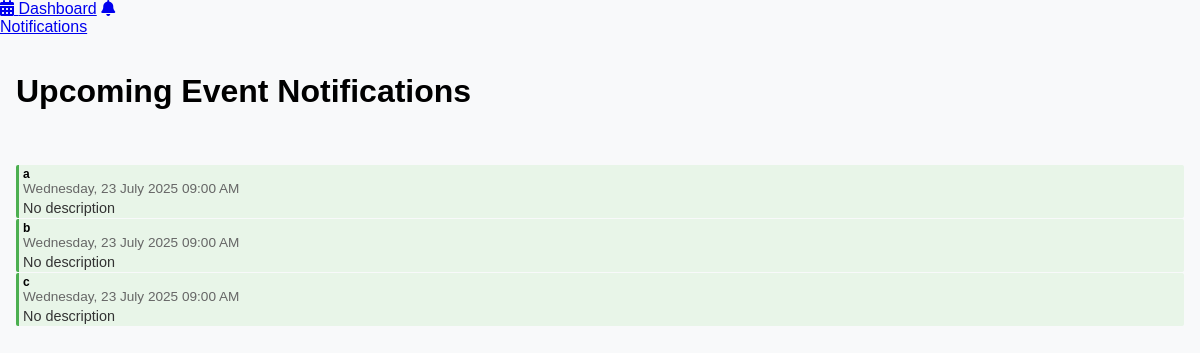
The page /notifications (signed in) on the database as committed earlier.
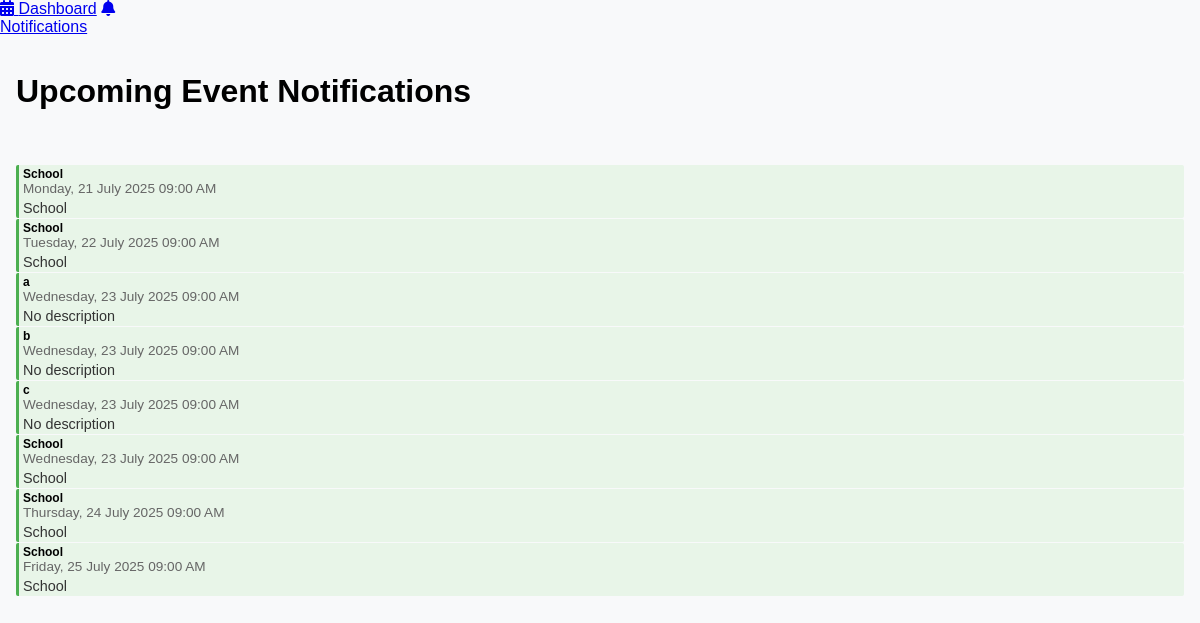
The same page on the database as committed later.
### models/event.py (models this page shows)
class Event(db.Model):
    __tablename__ = 'events'
    id = db.Column(db.Integer, primary_key=True)
    title = db.Column(db.String(150), nullable=False)
    description = db.Column(db.String(300))
    priority = db.Column(db.Integer, default=0)
    tags = db.Column(db.String(100))
    start_time = db.Column(db.DateTime)
    end_time = db.Column(db.DateTime)
    is_recurring = db.Column(db.Boolean, default=False, nullable=False)
    recurrence_group_id = db.Column(db.String(36), nullable=True, index=True)
    notifications_silenced = db.Column(db.Boolean, default=False, nullable=False)
    creator_id = db.Column(db.Integer, db.ForeignKey('users.id'))

### app.py (the view, shortened to what this page needs)
    @app.route('/notifications', methods=['GET'])
    def notifications():
        if 'user_id' not in session:
            return redirect(url_for('unauthorized'))
        from models.user import User
        from models.event import Event
        from models.notifications import Notification
        from datetime import datetime, timedelta
        user = db.session.get(User, session['user_id'])
        if not user:
            return redirect(url_for('unauthorized'))
        now = datetime.utcnow()
        week_from_now = now + timedelta(days=7)
        upcoming_events = Event.query.filter(
            Event.start_time >= now,
            Event.start_time <= week_from_now,
            Event.notifications_silenced == False
        ).order_by(Event.start_time).all()
        user_events = []
        for event in upcoming_events:
            if (event.creator_id == user.id or
                (hasattr(user, 'tags') and user.tags and
                 any(tag in (event.tags or '') for tag in user.tags.split(',')))):
                user_events.append(event)
        return render_template("notifications.html", events=user_events)

### templates/notifications.html (shortened to what this page needs)
<!DOCTYPE html>
<html lang="en">
<head>
  <link rel="stylesheet" href="/static/css/dashboard.css" />
</head>
<body>
  <div class="sidebar">
    <a class="tab" href="/dashboard"><i class="fas fa-calendar-alt"></i> Dashboard</a>
    <a class="tab active" href="/notifications"><i class="fas fa-bell"></i> Notifications</a>
  </div>
  <div class="main-content">
    <h1 style="padding: 1rem;">Upcoming Event Notifications</h1>
    {% if events %}
      <ul style="list-style: none; padding: 0 1rem;">
        {% for event in events %}
          <li class="event-item priority-{{ event.priority }}">
            <div class="event-title">{{ event.title }}</div>
            <div class="event-time" style="font-size: 0.85rem; color: #666;">
              {{ event.start_time.strftime('%A, %d %B %Y %I:%M %p') }}
            </div>
            <div style="margin-top: 4px; font-size: 0.9rem; color: #333;">
              {{ event.description or "No description" }}
            </div>
          </li>
        {% endfor %}
      </ul>
    {% else %}
      <p style="padding: 1rem; color: #666;">No upcoming events in the next few days.</p>
    {% endif %}
  </div>
</body>
</html>

### static/css/dashboard.css (style rules this page uses)
html, body { margin: 0; padding: 0; height: 100%; font-family: Arial, sans-serif; background-color: #f8f9fa; overflow: hidden; }
.main-content { margin-left: 220px; height: 100vh; display: flex; flex-direction: column; overflow: hidden; }
.event-item { background-color: #e3f2fd; border-left: 3px solid #2196f3; padding: 2px 4px; margin: 1px 0; font-size: 0.75rem; border-radius: 2px; cursor: pointer; }
.event-title { font-weight: bold; white-space: nowrap; overflow: hidden; text-overflow: ellipsis; }
.event-time { color: #666; font-size: 0.7rem; }
.priority-0 { border-left-color: #4caf50; background-color: #e8f5e8; }
@media (max-width: 1200px) { .sidebar { width: 180px; } }
@media (max-width: 1200px) { .main-content { margin-left: 180px; } }
.main-content { margin-left: 0 !important; transition: margin-left 0.3s ease; }

Rows that differ between the two databases and show on the page:
added Event: title "School", start_time "Monday, 21 July 2025 09:00 AM", description "School"
added Event: title "School", start_time "Tuesday, 22 July 2025 09:00 AM", description "School"
added Event: title "School", start_time "Wednesday, 23 July 2025 09:00 AM", description "School"
added Event: title "School", start_time "Thursday, 24 July 2025 09:00 AM", description "School"
added Event: title "School", start_time "Friday, 25 July 2025 09:00 AM", description "School"
